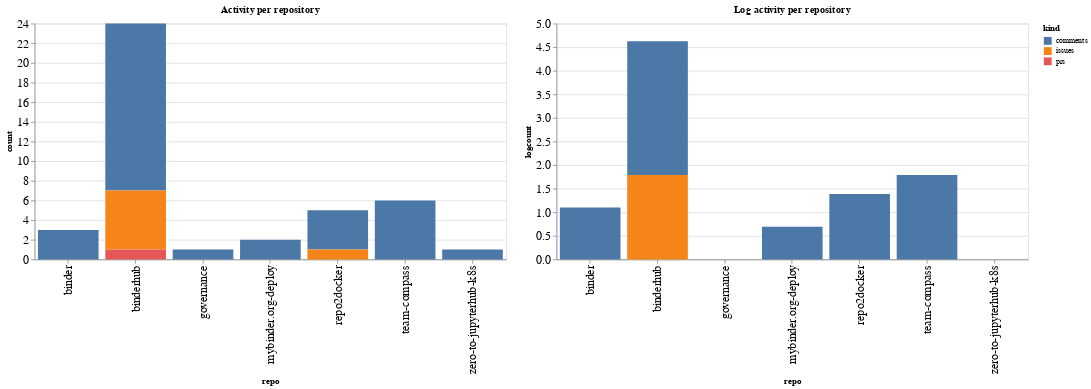

Write notebook code for a chart like this one.
### Code cell
ch1 = alt.Chart(repo_summaries, width=600, title="Activity per repository").mark_bar().encode(
    x='repo',
    y='count',
    color='kind',
    tooltip="kind"
)

ch2 = alt.Chart(repo_summaries, width=600, title="Log activity per repository").mark_bar().encode(
    x='repo',
    y='logcount',
    color='kind',
    tooltip="kind"
)

ch1 | ch2

### Figure 1 — Vega-Lite specification as saved in the notebook (floating-point values rounded to 4 significant figures)
{"config": {"axisLeft": {"labelFontSize": 15}, "axisBottom": {"labelFontSize": 15}}, "hconcat": [{"mark": "bar", "encoding": {"color": {"type": "nominal", "field": "kind"}, "tooltip": {"type": "nominal", "field": "kind"}, "x": {"type": "nominal", "field": "repo"}, "y": {"type": "quantitative", "field": "count"}}, "title": "Activity per repository", "width": 600}, {"mark": "bar", "encoding": {"color": {"type": "nominal", "field": "kind"}, "tooltip": {"type": "nominal", "field": "kind"}, "x": {"type": "nominal", "field": "repo"}, "y": {"type": "quantitative", "field": "logcount"}}, "title": "Log activity per repository", "width": 600}], "data": {"name": "data-a00bd927aec5d640d1d82fbb77695b3f"}, "$schema": "https://vega.github.io/schema/vega-lite/v4.8.1.json", "datasets": {"data-a00bd927aec5d640d1d82fbb77695b3f": [{"repo": "binder", "kind": "comments", "count": 3, "logcount": 1.099}, {"repo": "binderhub", "kind": "comments", "count": 17, "logcount": 2.833}, {"repo": "binderhub", "kind": "issues", "count": 6, "logcount": 1.792}, {"repo": "binderhub", "kind": "prs", "count": 1, "logcount": 0.0}, {"repo": "governance", "kind": "comments", "count": 1, "logcount": 0.0}, {"repo": "mybinder.org-deploy", "kind": "comments", "count": 2, "logcount": 0.6931}, {"repo": "repo2docker", "kind": "comments", "count": 4, "logcount": 1.386}, {"repo": "repo2docker", "kind": "issues", "count": 1, "logcount": 0.0}, {"repo": "team-compass", "kind": "comments", "count": 6, "logcount": 1.792}, {"repo": "zero-to-jupyterhub-k8s", "kind": "comments", "count": 1, "logcount": 0.0}]}}
